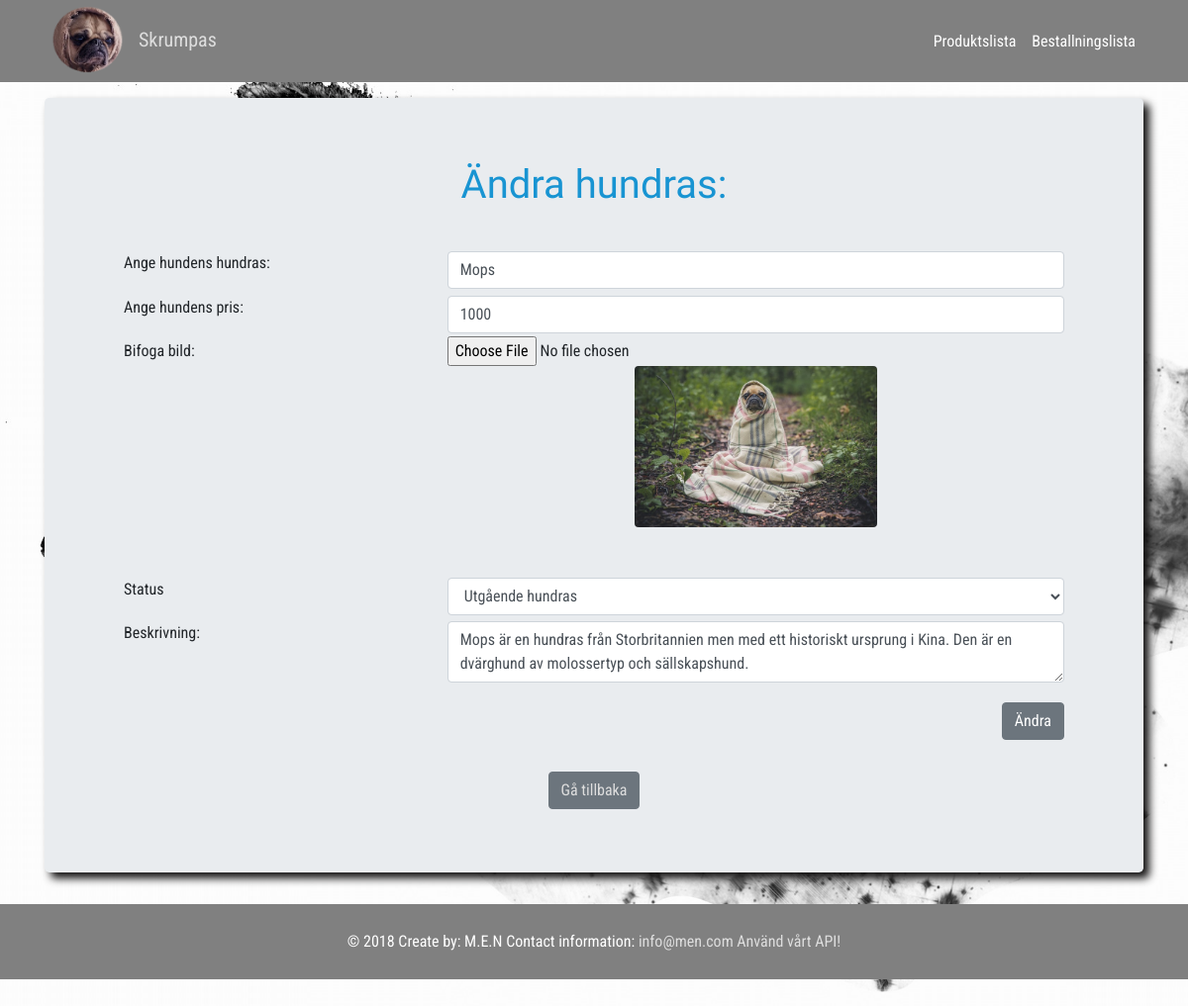
Screenshot of /admin/product-edit.php?varaId=6 with the database file from the repository.
### tables this page shows
CREATE TABLE `produkt` (
  `artikelnummer` int(4) NOT NULL,
  `hundRas` varchar(50) NOT NULL,
  `beskrivning` varchar(255) NOT NULL,
  `bild` varchar(50) NOT NULL,
  `pris` int(10) NOT NULL,
  `status` tinyint(1) NOT NULL
);

### admin/product-edit.php (the view, shortened to what this page needs)
<?php
include 'header.php';
?>
<h1>Ändra hundras:</h1>
<?php
require_once('../connect.php');
if(isset($_GET['varaId'])){
   $varaId = $_GET['varaId'];
};
$query = "SELECT * FROM produkt WHERE artikelnummer='$varaId' ";
$table = mysqli_query($connection , $query) or die(mysqli_error($connection)) ;
?>
<div class="row">
                <div class="col">
                    <form method="post" action="product-change.php" enctype="multipart/form-data">
                    <?php while($row = $table->fetch_assoc()) {?>
                        <div class="form-group">
                            <div class="row">
                                <div class="col-md-4">
                                    <label for="labelhundras">Ange hundens hundras:</label>
                                </div>
                                <div class="col-md-8">
                                    <input class="form-control" id="labelhundras" name="hundras" type="text" value="<?php echo $row['hundRas']; ?>" required placeholder="Ange hundens hundras">
                                </div>
                                <div class="col-md-4">
                                    <label for="labelpris">Ange hundens pris:</label>
                                </div>
                                <div class="col-md-8">
                                    <input class="form-control" id="labelpris" name="pris" type="text" value="<?php echo $row['pris']; ?>" required placeholder="Ange hundens pris">
                                </div>
                                <div class="col-md-4">
                                    <label for="fileToUpload">Bifoga bild:</label>
                                </div>
                                <div class="col-md-8">
                                    <input class="form-control-file" type="file" name="fileToUpload" id="fileToUpload">
                                    <img src="../images/<?php echo $row['bild']; ?>" class='rounded d-block mx-auto' alt="<?php echo $row['hundRas']; ?>">
                                </div>
                                <div class="col-md-4">
                                    <label for="labelStatus">Status</label>
                                </div>
                                <div class="col-md-8">
                                    <select class="form-control" id="labelStatus" name="status">
                                        <option <?php if ($row['status'] == 1 ) echo 'selected' ; ?> value="1">Utgående hundras</option>
                                    </select>
                                </div>
                                <div class="col-md-4">
                                    <label for="labelefterlabelbeskrivningnamn">Beskrivning:</label>
                                </div>
                                <div class="col-md-8">
                                    <textarea class="form-control" id="labelbeskrivning" name="beskrivning"  required placeholder="Beskrivning"><?php echo $row['beskrivning']; ?></textarea>
                                </div>
                            <div class="col-md-12 submitdiv">
                                <button type="submit" class="btn btn-secondary">Ändra</button>
                            </div>
                            </div>
                        </div>
                    </form>
                    <a href='product-list.php' class='btn btn-secondary'>Gå tillbaka</a>
                </div>
            </div>
                    <?php } ?>
<?php include '../footer.php';?>

### styles/style.css (style rules this page uses)
body { padding-top: 0px; padding-bottom: 20px; font-family: 'Roboto Condensed', sans-serif; background-image: url('../images/dog-3059346_1920.jpg'); background-repeat: no-repeat; background-size: cover; }
h1,h2 { color: #1894d2; font-family: 'Work Sans', cursive; }
h1 { font-size: 2.5em; }
a { color: rgb(221, 221, 221) !important; }
.submitdiv { text-align: right; margin-top:1em; }
.form-control { margin: 0.2em 0em 0.2em 0em; }
label { margin: 0.2em 0em 0.2em 0em; }
.form-group { text-align: left; margin: 2em 3em 2em 3em; }
img { margin-bottom: 3em; max-width: 288px; max-height: 163px; }

### rows the page displays
produkt: hundras "Mops", pris "1000", bild (picture), status "Utgående hundras", beskrivning "Mops är en hundras från Storbritannien men med ett historiskt ursprung i Kina. Den är en dvärghund av molossertyp och sällskapshund."
